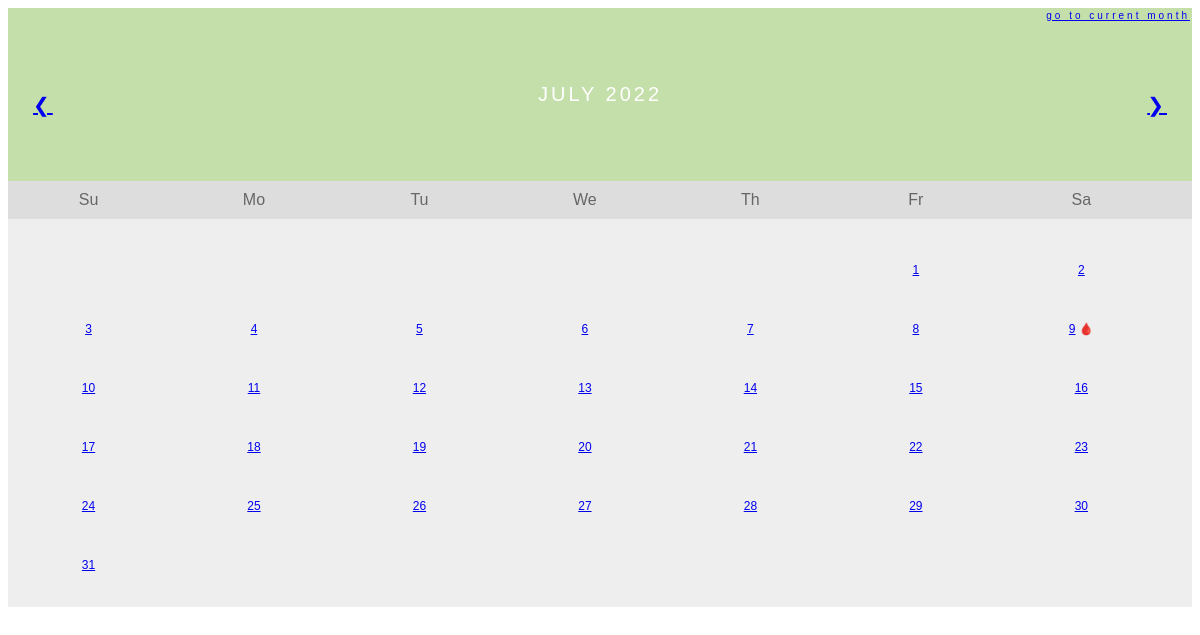
Page /calendar?month=July&year=2022 on the earlier database version.
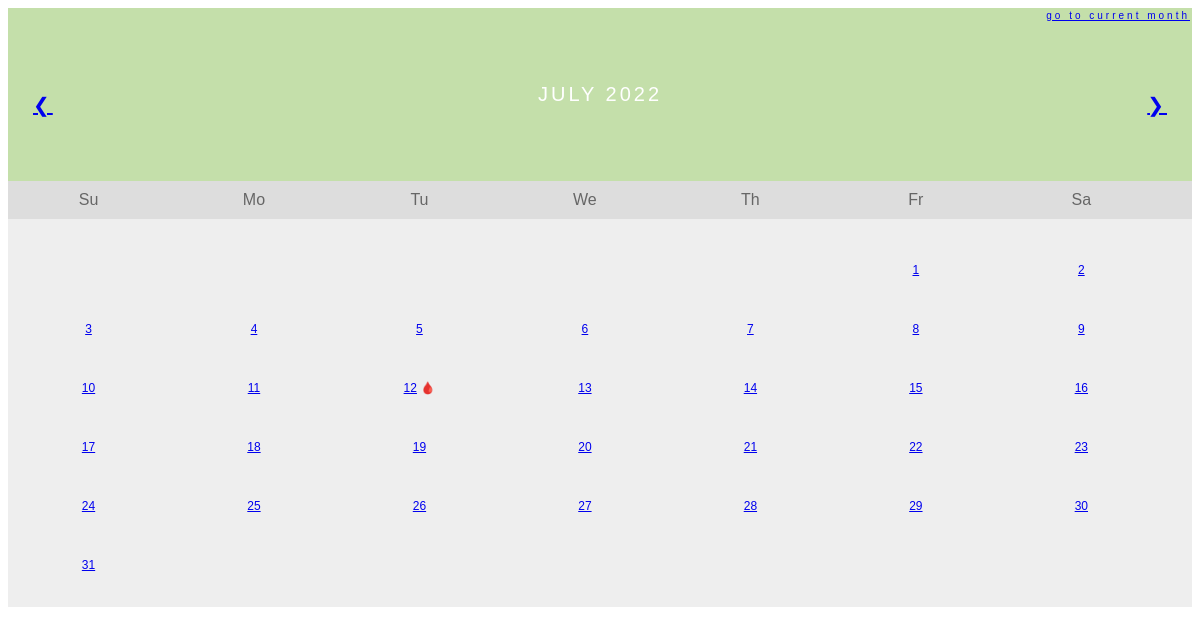
Same page on the later database version.
### tables this page shows
CREATE TABLE month_7_July_2022 (id Integer, date String, period_started String, period_ended String, cramps String, headache String, fatigue String, acne String);

### main.py (the view)
@app.route("/calendar")
def calendar():
    month_name = request.args.get("month")
    year = request.args.get("year")
    month_and_year_name = f"{month_name} {year}"
    month_days = get_table_from_database(
        tablename=f"month_{(list_of_months.index(month_name)) + 1}_{month_name}_{year}"
    )
    try:
        next_month = list_of_months[list_of_months.index(month_name) + 1]
    except IndexError:
        next_month = list_of_months[0]
    try:
        previous_month = list_of_months[list_of_months.index(month_name) - 1]
    except IndexError:
        previous_month = None
    return render_template(
        "calendar.html",
        days=month_days,
        weekday=dict_1st_weekday_in_month.get(month_name),
        month_and_year=month_and_year_name,
        year=year,
        current_month=current_month_name,
        month=month_name,
        next_month=next_month,
        last_month=previous_month,
    )

### main.py (called while the page is built)
def get_db_connection():
    conn = sqlite3.connect("period_tracking_app.db")
    conn.row_factory = sqlite3.Row
    return conn

def get_table_from_database(tablename):
    conn = get_db_connection()
    month_days = conn.execute(f"SELECT * FROM {tablename}").fetchall()
    conn.close()
    return month_days

### templates/calendar.html (shortened to what this page needs)
<!DOCTYPE html>
<html lang="en">
<head>
</head>
<body>
    <div class="month">
        <ul>
            <li class="current_month_cal">
              <a href="{{url_for('calendar', month=current_month, year=year)}}"> Go To Current Month </a>
            </li>
            {% if last_month != None %}
              <li class="prev">
                  <a href="{{url_for('calendar', month=last_month, year=year)}}"> &#10094 </a>
              </li>
            {% endif %}
            {% if next_month != None %}
              <li class="next" >
                  <a href="{{url_for('calendar', month=next_month, year=year)}}"> &#10095 </a>
              </li>
            {% endif %}
            <li>
                {{ month_and_year }}
            </li>
        </ul>
      </div>
    <ul class="weekdays">
        <li>Su</li>
        <li>Mo</li>
        <li>Tu</li>
        <li>We</li>
        <li>Th</li>
        <li>Fr</li>
        <li>Sa</li>
    </ul>
    <ul class="days">
        {% if weekday == 4: %}
        <li></li>
        <li></li>
        <li></li>
        <li></li>
        <li></li>
        {% endif %}
        {% for day in days: %}
        <li>
            <a href="{{ url_for('day_details', month=month, date=day['id'], year=year) }}">{{ day["id"] }}</a>
            {% if day['period_started'] == 'Yes': %}
              <a>🩸</a>
            {% endif %}
        </li>
        {% endfor %}
    </ul>
</body>
</html>

### templates/calendar.html (style rules this page uses)
* { box-sizing: border-box; }
ul { list-style-type: none; }
body { font-family: Verdana, sans-serif; }
.month { padding: 75px 25px; width: 100%; background: #C4DFAA; text-align: center; }
.month ul { margin: 0; padding: 0; }
.month ul li { color: white; font-size: 20px; text-transform: uppercase; letter-spacing: 3px; }
.month .current_month_cal { position: absolute; top: 10px; right: 10px; font-size: 10px; text-transform: lowercase; }
.month .prev { float: left; padding-top: 10px; }
.month .next { float: right; padding-top: 10px; }
.weekdays { margin: 0; padding: 10px 0; background-color: #ddd; }
.weekdays li { display: inline-block; width: 13.6%; color: #666; text-align: center; }
.days { padding: 10px 0; background: #eee; margin: 0; }
.days li { list-style-type: none; display: inline-block; width: 13.6%; text-align: center; padding: 20px 0; margin-bottom: 5px; font-size:12px; color: black; }

Differences in the rows shown:
changed month_7_July_2022 (number 9 of 31 on the later page): no longer shows "🩸"
changed month_7_July_2022 (number 12 of 31 on the later page): now shows "🩸"
